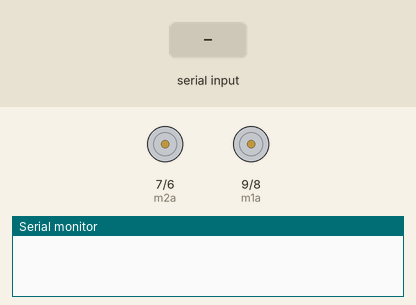
Recording of a sketch running on a simulated Arduino Uno, built with avr-gcc and run on an emulated ATmega328P. Parts: motor-driver pin pairs drawn as motors (green arrow = first pin HIGH = forward, orange = second pin HIGH = backward, longer = more drive), the last lines printed to the serial monitor. Inputs (shaded band) come from the test bench.

Above: at 1.2 s.
1.3 s: "F" received over Serial
At 1.7 s:
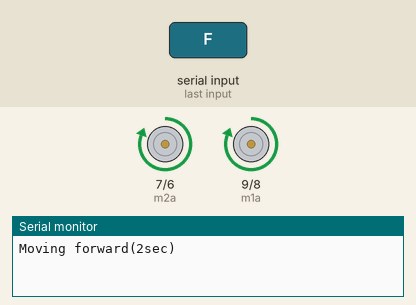
4.3 s: "R" received over Serial
At 5.2 s:
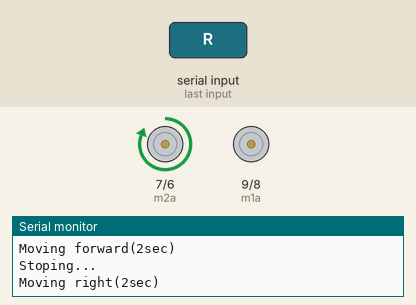
7.3 s: "L" received over Serial
At 8.7 s:
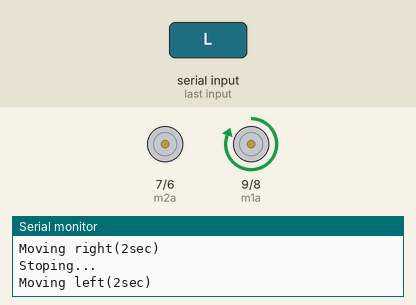
Timing chart, 0 to 22.8 s (numbered marks = the images above; inputs shaded):
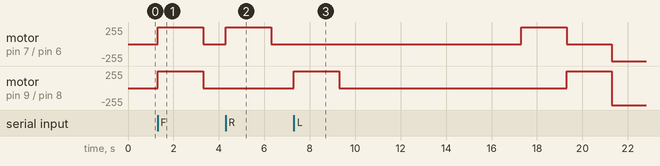

Measured:
- after the input at 1.3 s, motor on pin 7 (m2a) / pin 6 (m2b), motor on pin 9 (m1a) / pin 8 (m1b): stopped → forward 255/255 at once, → stopped 2.0 s later
- after the input at 4.3 s, motor on pin 7 (m2a) / pin 6 (m2b): stopped → forward 255/255 at once, → stopped 2.0 s later

The sketch:

code.ino
```cpp
// C++ code
int m1a = 9;
int m1b = 8;
int m2a = 7;
int m2b = 6;
bool returning=false;
char path[100];
int index=0;

unsigned long lstime=0;

void setup()
{
  Serial.begin(9600);

  pinMode(m1a, OUTPUT);
  pinMode(m1b, OUTPUT);
  pinMode(m2a, OUTPUT);
  pinMode(m2b, OUTPUT);

}

void loop(){
  if(Serial.available()){
    char cmd=Serial.read();
    lstime = millis();

    if(cmd=='F'){
      forward();
      delay(2000);
      stopMotors();
      path[index++]='F';
    }
    else if(cmd=='R'){
      right();
      delay(2000);
      stopMotors();
      path[index++]='R';
    }
    else if(cmd=='L'){
      left();
      delay(2000);
      stopMotors();
      path[index++]='L';
    }
    else if(cmd=='S'){
      stopMotors();
    }
  }
  if (millis()-lstime>10000 && index>0 && !returning) {
    Serial.print("\nConnection Lost...\n");
    Serial.print("Retracing path\n");
    returnToBase();
  }
}
void forward() {
  digitalWrite(m1a, HIGH);
  digitalWrite(m1b, LOW);
  digitalWrite(m2a, HIGH);
  digitalWrite(m2b, LOW);
  Serial.print("Moving forward(2sec)\n");
}

void left() {
  digitalWrite(m1a, HIGH);
  digitalWrite(m1b, LOW);
  digitalWrite(m2a, LOW);
  digitalWrite(m2b, LOW);
  Serial.print("Moving left(2sec)\n");
}

void right() {
  digitalWrite(m1a, LOW);
  digitalWrite(m1b, LOW);
  digitalWrite(m2a, HIGH);
  digitalWrite(m2b, LOW);
  Serial.print("Moving right(2sec)\n");
}

void stopMotors() {
  digitalWrite(m1a, LOW);
  digitalWrite(m1b, LOW);
  digitalWrite(m2a, LOW);
  digitalWrite(m2b, LOW);
  Serial.print("Stoping...\n");
}
void returnToBase(){
  returning=true;
  for(int i=index-1;i>=0;i--){
    if(path[i]=='F'){
      digitalWrite(m1a, LOW);
      digitalWrite(m1b, HIGH);
      digitalWrite(m2a, LOW);
      digitalWrite(m2b, HIGH);
      Serial.print("Moving backward(2sec)\n");
      delay(2000);
    }
    else if (path[i] == 'L') {
      right();
      delay(2000);
    }
    else if (path[i] == 'R') {
      left();
      delay(2000);
    }
  }
  stopMotors();
  index=0;
  lstime = millis();
  returning=false;
}
```
